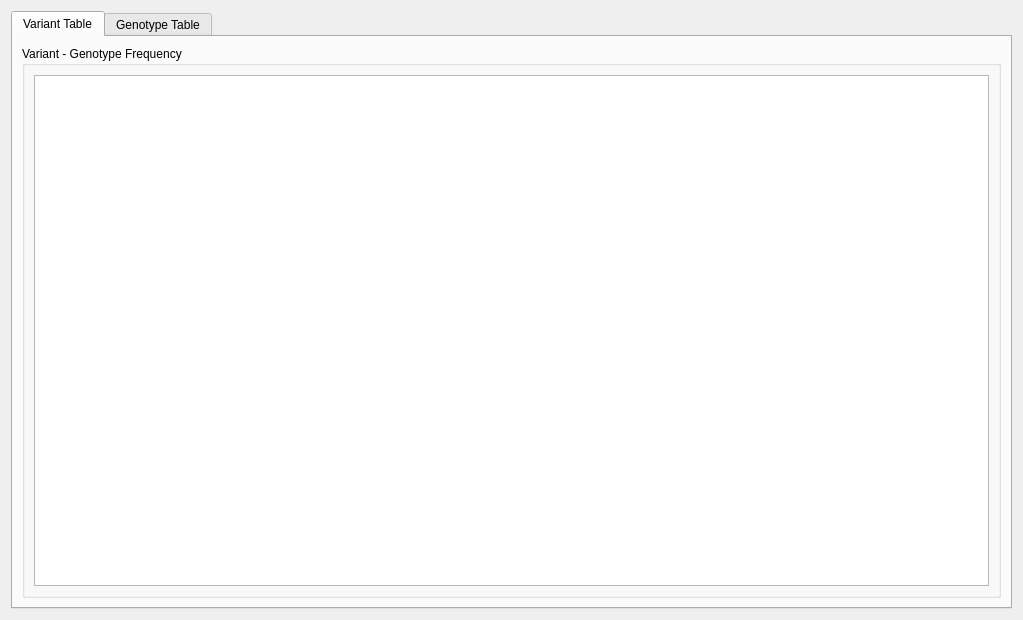
<?xml version="1.0" encoding="UTF-8"?>
<ui version="4.0">
 <class>TableDisplayWindow</class>
 <widget class="QWidget" name="TableDisplayWindow">
  <property name="geometry">
   <rect>
    <x>0</x>
    <y>0</y>
    <width>1023</width>
    <height>620</height>
   </rect>
  </property>
  <property name="windowTitle">
   <string>Form</string>
  </property>
  <layout class="QHBoxLayout" name="horizontalLayout_3">
   <item>
    <widget class="QTabWidget" name="table_viewTab">
     <property name="tabPosition">
      <enum>QTabWidget::North</enum>
     </property>
     <property name="currentIndex">
      <number>0</number>
     </property>
     <property name="elideMode">
      <enum>Qt::ElideMiddle</enum>
     </property>
     <property name="usesScrollButtons">
      <bool>true</bool>
     </property>
     <property name="tabsClosable">
      <bool>false</bool>
     </property>
     <property name="movable">
      <bool>false</bool>
     </property>
     <widget class="QWidget" name="tab">
      <attribute name="title">
       <string>Variant Table</string>
      </attribute>
      <layout class="QVBoxLayout" name="verticalLayout_2">
       <item>
        <widget class="QGroupBox" name="table_variantGrp">
         <property name="title">
          <string>Variant - Genotype Frequency</string>
         </property>
         <layout class="QVBoxLayout" name="verticalLayout_5" stretch="100">
          <item>
           <widget class="QTableWidget" name="table_variantTbl">
            <property name="showDropIndicator" stdset="0">
             <bool>false</bool>
            </property>
            <property name="dragEnabled">
             <bool>false</bool>
            </property>
            <property name="dragDropOverwriteMode">
             <bool>false</bool>
            </property>
            <property name="dragDropMode">
             <enum>QAbstractItemView::NoDragDrop</enum>
            </property>
            <property name="alternatingRowColors">
             <bool>true</bool>
            </property>
            <property name="selectionBehavior">
             <enum>QAbstractItemView::SelectRows</enum>
            </property>
            <property name="sortingEnabled">
             <bool>true</bool>
            </property>
           </widget>
          </item>
         </layout>
        </widget>
       </item>
      </layout>
     </widget>
     <widget class="QWidget" name="tab_2">
      <attribute name="title">
       <string>Genotype Table</string>
      </attribute>
      <layout class="QHBoxLayout" name="horizontalLayout_2">
       <item>
        <widget class="QGroupBox" name="table_genoGrp">
         <property name="title">
          <string>Genotypes</string>
         </property>
         <layout class="QVBoxLayout" name="verticalLayout">
          <item>
           <widget class="QTableWidget" name="table_genoTbl">
            <property name="selectionBehavior">
             <enum>QAbstractItemView::SelectRows</enum>
            </property>
            <property name="sortingEnabled">
             <bool>true</bool>
            </property>
            <property name="columnCount">
             <number>0</number>
            </property>
           </widget>
          </item>
         </layout>
        </widget>
       </item>
      </layout>
     </widget>
    </widget>
   </item>
  </layout>
 </widget>
 <resources/>
 <connections/>
</ui>
